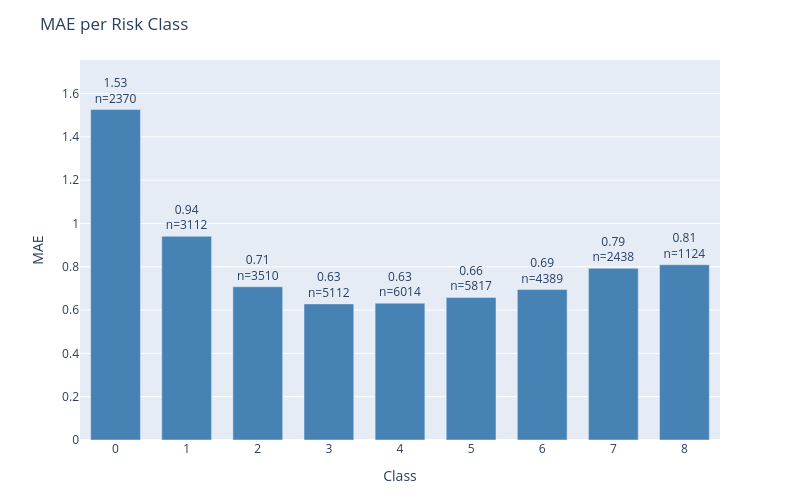

Notebook cell for this chart:
### Code cell
plot_error_by_group(
    df=results_test,
    y_true_col='actual',
    y_pred_col='prediction',
    group_by='class',
    metric='mae',
    title='MAE per Risk Class'
)

### Figure 1 — Plotly figure (JSON) as saved in the notebook; plotly's stock layout.template omitted (floating-point values rounded to 4 significant figures)
{"data": [{"marker": {"color": "steelblue"}, "text": ["1.53<br>n=2370", "0.94<br>n=3112", "0.71<br>n=3510", "0.63<br>n=5112", "0.63<br>n=6014", "0.66<br>n=5817", "0.69<br>n=4389", "0.79<br>n=2438", "0.81<br>n=1124"], "textposition": "outside", "type": "bar", "x": ["0", "1", "2", "3", "4", "5", "6", "7", "8"], "y": [1.526, 0.9409, 0.7077, 0.6285, 0.632, 0.6584, 0.6949, 0.7933, 0.8096]}], "layout": {"bargap": 0.3, "height": 500, "margin": {"b": 60, "t": 60}, "title": {"text": "MAE per Risk Class"}, "uniformtext": {"minsize": 8, "mode": "hide"}, "width": 800, "xaxis": {"title": {"text": "Class"}}, "yaxis": {"range": [0, 1.755], "title": {"text": "MAE"}}}}
